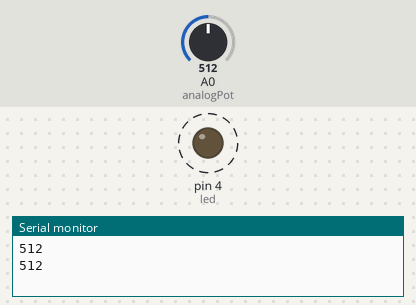
This sketch was run on a simulated Arduino Uno, built with avr-gcc and run on an emulated ATmega328P. Shown: output pins drawn as LEDs (lit = HIGH), the last lines printed to the serial monitor. Dashed ring = blinking. Inputs (shaded band) come from the test bench; at power-on: A0 (analogPot) = 512.

Above: at 1.8 s.
1.9 s: A0 (analogPot) set to 306
At 2.2 s:
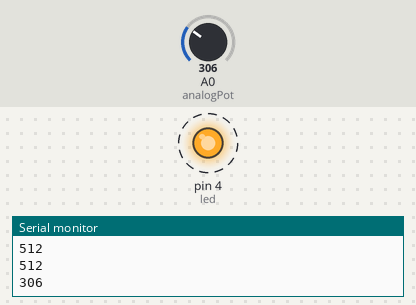
5.4 s: A0 (analogPot) set to 122
At 5.56 s:
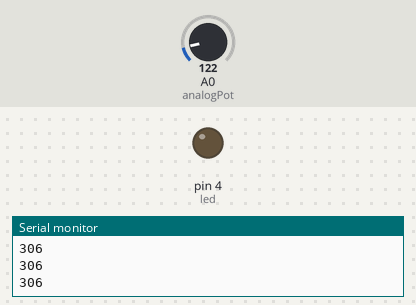
Timing chart, 0 to 14.9 s (numbered marks = the images above; inputs shaded):
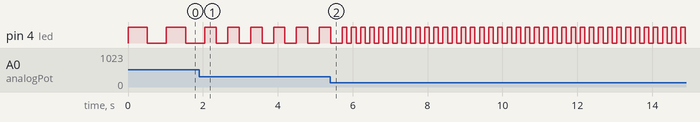

The sketch:

ledPotenciometro.ino
```cpp
int led = 4;
int analogPot = A0;
int potValue = 0;
void setup() {
  // put your setup code here, to run once:
  Serial.begin(9600);
  pinMode(led, OUTPUT); // pinMode solo se utiliza para pines Digitales

}

void loop() {
  // put your main code here, to run repeatedly:
  potValue = analogRead( analogPot );
  Serial.println( potValue );
  digitalWrite(led, HIGH);
  delay(potValue);
  digitalWrite(led, LOW);
  delay(potValue);

}
```

Measured:
- after the input at 1.9 s, pin 4 (led): alternates HIGH for 0.31 s and LOW for 0.31 s, starting after 0.46 s
- by itself, pin 4 (led): alternates HIGH for 0.51 s and LOW for 0.51 s
